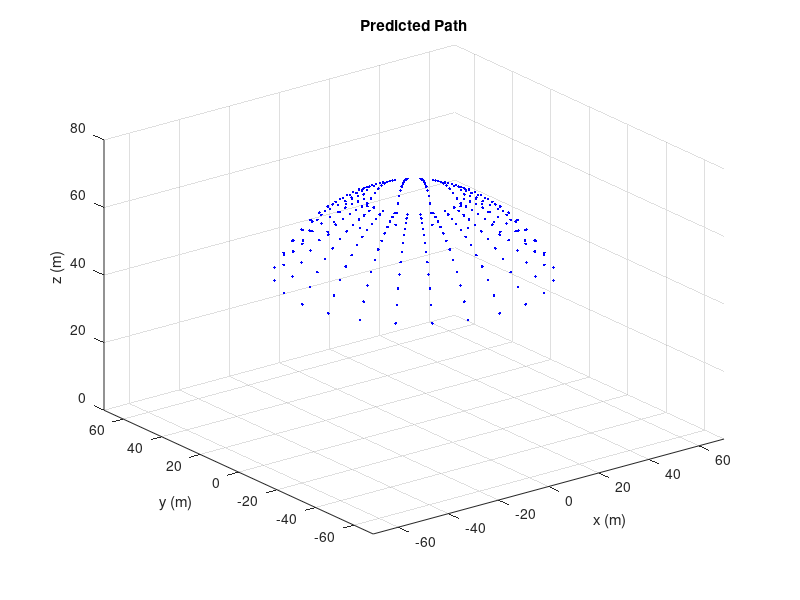

MATLAB code to generate this figure: (Note: this script raises an error after producing the figure.)
%Brook Leigh
%Comes up with a list of (x,y,z) points and corresponding motor values,
%then sends motor values to arduino, records actual position, and compares
%to predicted/requested
clear

L = 70; % (mm) from spine architecture 
d = 4; % (mm) "
disk_diameter = 15; % (mm) diameter of the disk
PWMrange = 500-100;
res = 25;

%These values give a turn angle (theta) and a bend amount (Rc)
minR = log10(2*L/(pi));
maxR = log10(150);
Rc = [logspace(minR,maxR,res/2)];

theta = linspace(0,2*pi,res);
phi = L./Rc;

% %One Circle
%
% Rc = Rc(1);
% phi = phi(1);
%
% %initiate state and output vars
% x = zeros(3,length(theta));
% dl = zeros(4,length(theta));
% 
% x(1,:) = cos(theta)*Rc*(1-cos(L/Rc));
% x(2,:) = sin(theta)*Rc*(1-cos(L/Rc));
% x(3,:) = Rc*sin(L/Rc);
% 
% dl(1,:) = (phi*(Rc-d*cos(theta))-L);
% dl(2,:) = (phi*(Rc+d*cos(theta))-L);
% dl(3,:) = (phi*(Rc-d*sin(theta))-L);
% dl(4,:) = (phi*(Rc+d*sin(theta))-L);

%All the circles

%initiate state variable
x = zeros(3,length(theta)*length(Rc));
dl = zeros(4,length(theta)*length(Rc));

%for a given theta, an arc is defined along the range of possible bend
%radiuses which each give an (x,y,z) coordinate
l = length(theta);
for i = 1:length(Rc)
    x(1,((i-1)*l+1):i*l) = cos(theta)*Rc(i)*(1-cos(L/Rc(i)));
    x(2,((i-1)*l+1):i*l) = sin(theta)*Rc(i)*(1-cos(L/Rc(i)));
    x(3,((i-1)*l+1):i*l) = Rc(i)*sin(L/Rc(i));

    dl(1,((i-1)*l+1):i*l) = (phi(i)*(Rc(i)-d*cos(theta))-L);
    dl(2,((i-1)*l+1):i*l) = (phi(i)*(Rc(i)+d*cos(theta))-L);
    dl(3,((i-1)*l+1):i*l) = (phi(i)*(Rc(i)-d*sin(theta))-L);
    dl(4,((i-1)*l+1):i*l) = (phi(i)*(Rc(i)+d*sin(theta))-L);
end

%turn length change values into input values
u = ones(4,length(dl))*300;
dtheta = dl/(disk_diameter/2);
dPWM = dtheta*PWMrange/pi;
u = u+dPWM;


%plot result
figure(1)
plot3(x(1,:),x(2,:),x(3,:),'.','color','b')
grid on
title('Predicted Path')
xlabel('x (m)')
ylabel('y (m)')
zlabel('z (m)')
axis([-70 70 -70 70 0 80])

%% 

%Establish serial connection to Arduino
device = serialport("/dev/tty.usbmodem11301",115200)
flush(device);

%Establish serial connection to Aurora
fser = serialport('/dev/tty.usbserial-1120',115200,'DataBits',8,'FlowControl','none','StopBits',1,'Timeout',0.001);

%Enter motor values
motorvalue = [300 300 300 300];

%Write to device and read response
write(device,motorvalue,"uint16")
count = size(motorvalue);
response = read(device,count(2),"uint16")

%array to record actual positions
xstar = zeros(length(u),10);

%now do same for all u sets
for k = 1:length(u)
    motorvalue = u(:,k)
    k
    write(device,motorvalue,"uint16")
    count = size(motorvalue);
    response = read(device,count(1),"uint16")
    pause(2.5)

    pkt = [];
    while(isempty(pkt))
        pkt = getAuroraPacket(fser,0.1);
    end
    xstar(k,:) = pkt;
end

%return to neutral
motorvalue = [300 300 300 300]';
write(device,motorvalue,"uint16")
count = size(motorvalue);
response = read(device,count(1),"uint16")

% 
% 
% e = x-xstar(:,7:9)';
% 
% %plot result
% figure(2)
% plot3(x(1,:),x(2,:),x(3,:),'.','color','b',xstar(1,:),xstar(2,:),xstar(3,:),'.','color','r')
% grid on
% title('Predicted Path vs Result')
% legend('Predicted','Result')
% xlabel('x (m)')
% ylabel('y (m)')
% zlabel('z (m)')
% axis([-70 70 -70 70 0 80])
% 
% %write data to csv files
% writematrix(u,'input.csv')
% writematrix(x,'predicted.csv')
% writematrix(xstar,'output.csv')

%disconnect serial ports
clear fser
clear device